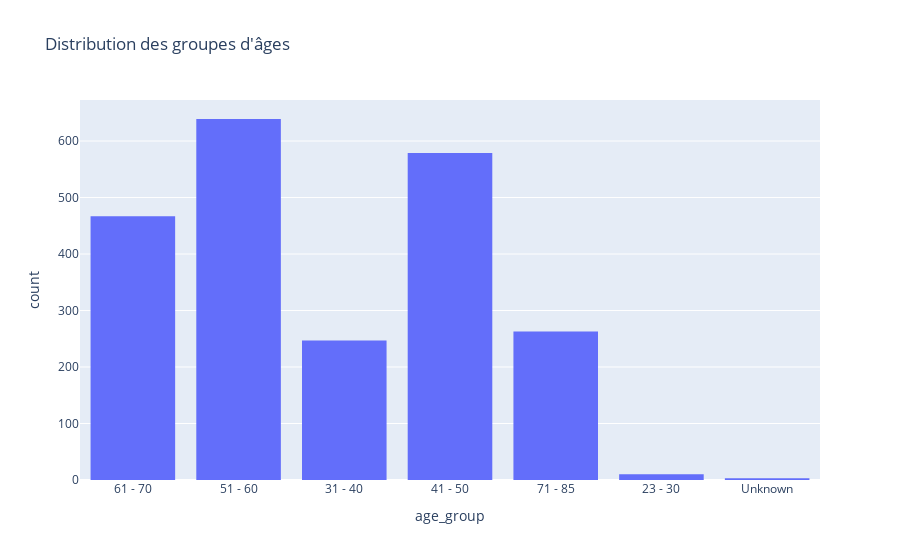

The code cell stored with this chart in its notebook:
### Code cell
age_groups_dist = px.histogram(data, x="age_group", title="Distribution des groupes d'âges")
age_groups_dist.show()

### Figure 1 — Plotly figure (JSON) as saved in the notebook; plotly's stock layout.template omitted (floating-point values rounded to 4 significant figures; data arrays with more than 128 entries replaced by an {"elided": "..."} marker saying what was removed)
{"data": [{"alignmentgroup": "True", "bingroup": "x", "hovertemplate": "age_group=%{x}<br>count=%{y}<extra></extra>", "legendgroup": "", "marker": {"color": "#636efa", "pattern": {"shape": ""}}, "name": "", "offsetgroup": "", "orientation": "v", "showlegend": false, "type": "histogram", "x": {"elided": "2208 str values"}, "xaxis": "x", "yaxis": "y"}], "layout": {"barmode": "relative", "legend": {"tracegroupgap": 0}, "title": {"text": "Distribution des groupes d'âges"}, "xaxis": {"anchor": "y", "domain": [0, 1], "title": {"text": "age_group"}}, "yaxis": {"anchor": "x", "domain": [0, 1], "title": {"text": "count"}}}}
